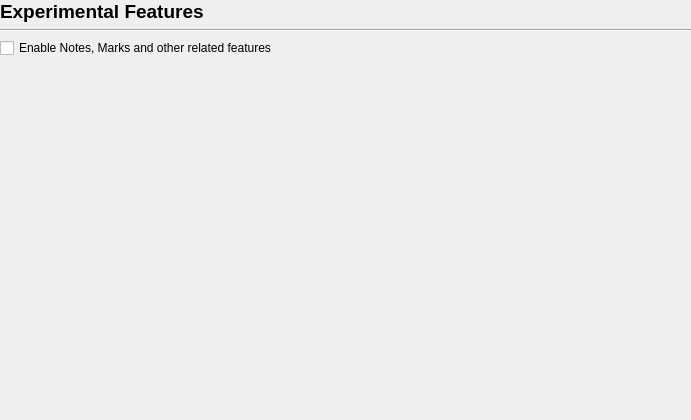
<?xml version="1.0" encoding="UTF-8"?>
<ui version="4.0">
 <class>Prefs_Experimental</class>
 <widget class="QWidget" name="Prefs_Experimental">
  <property name="geometry">
   <rect>
    <x>0</x>
    <y>0</y>
    <width>691</width>
    <height>420</height>
   </rect>
  </property>
  <layout class="QVBoxLayout" name="verticalLayout_3">
   <property name="leftMargin">
    <number>0</number>
   </property>
   <property name="topMargin">
    <number>0</number>
   </property>
   <property name="rightMargin">
    <number>0</number>
   </property>
   <property name="bottomMargin">
    <number>0</number>
   </property>
   <item>
    <widget class="QLabel" name="titleLabel">
     <property name="font">
      <font>
       <pointsize>14</pointsize>
       <bold>true</bold>
      </font>
     </property>
     <property name="text">
      <string>Experimental Features</string>
     </property>
    </widget>
   </item>
   <item>
    <widget class="Line" name="line">
     <property name="orientation">
      <enum>Qt::Horizontal</enum>
     </property>
    </widget>
   </item>
   <item>
    <widget class="QScrollArea" name="scrollArea">
     <property name="frameShape">
      <enum>QFrame::NoFrame</enum>
     </property>
     <property name="frameShadow">
      <enum>QFrame::Plain</enum>
     </property>
     <property name="widgetResizable">
      <bool>true</bool>
     </property>
     <widget class="QWidget" name="scrollAreaWidgetContents">
      <property name="geometry">
       <rect>
        <x>0</x>
        <y>0</y>
        <width>691</width>
        <height>378</height>
       </rect>
      </property>
      <layout class="QVBoxLayout" name="verticalLayout">
       <property name="leftMargin">
        <number>0</number>
       </property>
       <property name="topMargin">
        <number>0</number>
       </property>
       <property name="rightMargin">
        <number>0</number>
       </property>
       <item>
        <widget class="QCheckBox" name="enableNotesCheckBox">
         <property name="text">
          <string>Enable Notes, Marks and other related features</string>
         </property>
        </widget>
       </item>
       <item>
        <spacer name="verticalSpacer">
         <property name="orientation">
          <enum>Qt::Vertical</enum>
         </property>
         <property name="sizeType">
          <enum>QSizePolicy::MinimumExpanding</enum>
         </property>
         <property name="sizeHint" stdset="0">
          <size>
           <width>20</width>
           <height>0</height>
          </size>
         </property>
        </spacer>
       </item>
      </layout>
     </widget>
    </widget>
   </item>
  </layout>
 </widget>
 <resources/>
 <connections/>
</ui>
